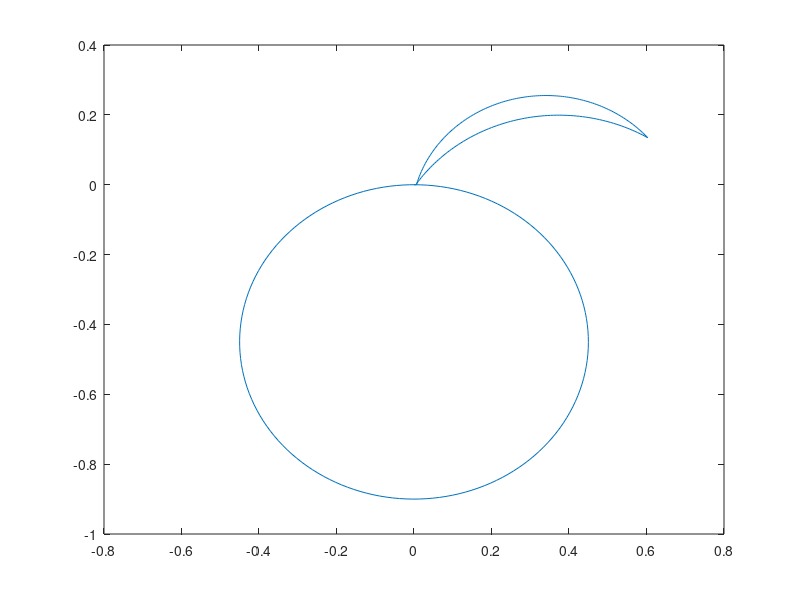

Write the MATLAB code that produced this figure.
%Kcach 2 banh(m)
l = 0.2;
%duong kinh tam quay cung tron
d = 0.35;
%ban kinh banh xe
r = 0.2;
%thoi gian lay mau
dt = 0.01;
r1 = ((0.1)^2)*pi;
rotate = r1/1;
sample = [165 140 150 600 90];

tongsomau = sum(sample);

theta = zeros(tongsomau,1);
x = zeros(tongsomau,1);
y = zeros(tongsomau,1);

vl1 = zeros(sample(1),1);
vr1 = zeros(sample(1),1);
vl1 = vl1 + 2.111848395;
vr1 = vr1 + 1.343903524;

vl = [vl1;-(zeros(sample(2),1)+rotate*3);zeros(sample(3),1)+0.644444444;(zeros(sample(4),1)+rotate*1.5);zeros(sample(5),1)+0.58];
vr = [vr1;zeros(sample(2),1)+rotate*3;zeros(sample(3),1)+0.3555555556;-(zeros(sample(4),1)+rotate*1.5);zeros(sample(5),1)+0.92];

vl(1) = 0;
vr(1) = 0;
v = (vl+vr)/2;
w = (vr-vl)/l;

for i = 2:(tongsomau)
    theta(i) = theta(i-1) + w(i)*dt;
end
for i = 2:(tongsomau)
    x(i) = x(i-1) + v(i)*dt*cos((theta(i-1)+theta(i))/2);
end
for i = 2:(tongsomau)
    y(i) = y(i-1) + v(i)*dt*sin((theta(i-1)+theta(i))/2);
end
plot(x,y);